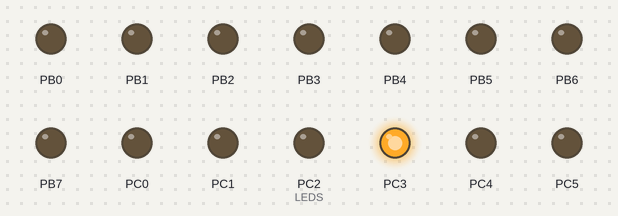
A program run on a simulated ATmega32, built with avr-gcc and emulated at 16 MHz. Shown: output pins drawn as LEDs (lit = HIGH).

Above: at 1.5 s.
At 3.5 s:
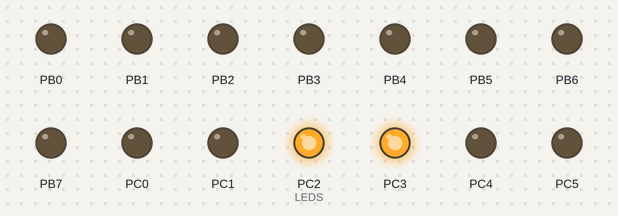
At 5.5 s:
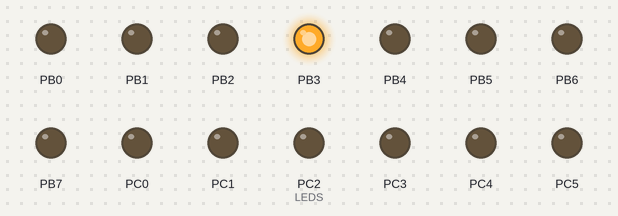
At 7.5 s:
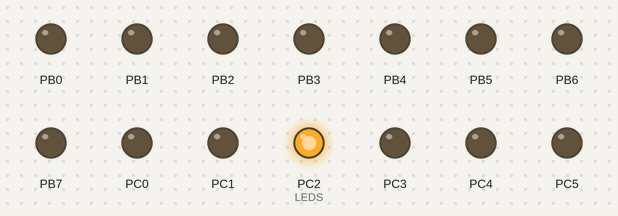
Timing chart, 0 to 10.4 s (numbered marks = the images above):
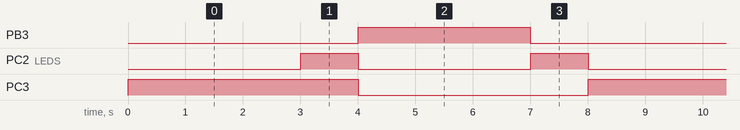

The program:

main.c
```c
/*
 * Ampel.c
 *
 * Created: 13.10.2025 12:22:20
 * Author : VW8GEET
 */
#define F_CPU 16000000UL
#include <avr/io.h>
#include <util/delay.h>

int main(void)
{
	DDRB = 255;
	DDRC = 255;
/*	uint8_t gruen = 0b00001000; //PORTB
	uint8_t gelb = 0b00000100; //PORTC
	uint8_t rot = 0b00001000; //PORTC
	uint8_t rotgelb = 0b00001100;
	uint8_t aus = 0; */

    while (1)
    {
		PORTC |= (1 << PC3); //Oder für einschalten 00000001 zu 00001000
		_delay_ms(3000);
		PORTC &= ~(1 << PC3); //Und für auschalten 00001000 zu 00000000; ~ (Bitweise) für umdrehen aller 1 zu 0

		PORTC |= (1 << PC2) | (1 << PC3); //Ansteuern von 2 LEDS; 2 Bits werden geschoben
		_delay_ms(1000);
		PORTC &= ~(1 << PC2) & ~(1 << PC3);

		PORTB |= (1 << PB3);
		_delay_ms(3000);
		PORTB &= ~(1 << PB3);

		PORTC |= (1 << PC2) ;
		_delay_ms(1000);
		PORTC &= ~(1 << PC2);
    }
}
```

Measured:
- by itself, PB3: alternates HIGH for 3.0 s and LOW for 5.0 s
- by itself, PC2 (LEDS): alternates HIGH for 1.0 s and LOW for 3.0 s
- by itself, PC3: alternates HIGH for 4.0 s and LOW for 4.0 s
